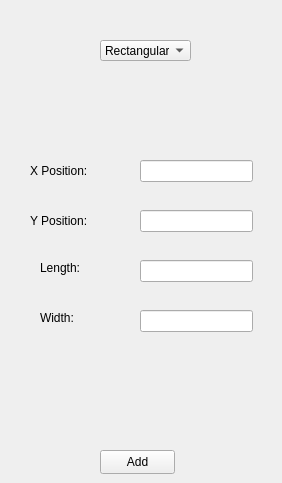
<?xml version="1.0" encoding="UTF-8"?>
<ui version="4.0">
 <class>addObstacleDialog</class>
 <widget class="QWidget" name="addObstacleDialog">
  <property name="geometry">
   <rect>
    <x>0</x>
    <y>0</y>
    <width>282</width>
    <height>483</height>
   </rect>
  </property>
  <property name="windowTitle">
   <string>Form</string>
  </property>
  <widget class="QStackedWidget" name="stackedWidget">
   <property name="geometry">
    <rect>
     <x>10</x>
     <y>100</y>
     <width>261</width>
     <height>301</height>
    </rect>
   </property>
   <property name="currentIndex">
    <number>0</number>
   </property>
   <widget class="QWidget" name="page">
    <widget class="QLabel" name="widthLabel_2">
     <property name="geometry">
      <rect>
       <x>30</x>
       <y>160</y>
       <width>49</width>
       <height>16</height>
      </rect>
     </property>
     <property name="text">
      <string>Length:</string>
     </property>
    </widget>
    <widget class="QLineEdit" name="widthTextbox">
     <property name="geometry">
      <rect>
       <x>130</x>
       <y>210</y>
       <width>113</width>
       <height>22</height>
      </rect>
     </property>
    </widget>
    <widget class="QLineEdit" name="lengthTextbox">
     <property name="geometry">
      <rect>
       <x>130</x>
       <y>160</y>
       <width>113</width>
       <height>22</height>
      </rect>
     </property>
    </widget>
    <widget class="QLineEdit" name="positionYTextbox">
     <property name="geometry">
      <rect>
       <x>130</x>
       <y>110</y>
       <width>113</width>
       <height>22</height>
      </rect>
     </property>
    </widget>
    <widget class="QLineEdit" name="positionXTextbox">
     <property name="geometry">
      <rect>
       <x>130</x>
       <y>60</y>
       <width>113</width>
       <height>22</height>
      </rect>
     </property>
    </widget>
    <widget class="QLabel" name="positionYLabel">
     <property name="geometry">
      <rect>
       <x>20</x>
       <y>110</y>
       <width>71</width>
       <height>21</height>
      </rect>
     </property>
     <property name="text">
      <string>Y Position:</string>
     </property>
    </widget>
    <widget class="QLabel" name="widthLabel">
     <property name="geometry">
      <rect>
       <x>30</x>
       <y>210</y>
       <width>49</width>
       <height>16</height>
      </rect>
     </property>
     <property name="text">
      <string>Width:</string>
     </property>
    </widget>
    <widget class="QLabel" name="positionXLabel">
     <property name="geometry">
      <rect>
       <x>20</x>
       <y>60</y>
       <width>71</width>
       <height>21</height>
      </rect>
     </property>
     <property name="text">
      <string>X Position:</string>
     </property>
    </widget>
   </widget>
   <widget class="QWidget" name="page_2">
    <widget class="QLabel" name="positionXLabel_2">
     <property name="geometry">
      <rect>
       <x>20</x>
       <y>50</y>
       <width>71</width>
       <height>21</height>
      </rect>
     </property>
     <property name="text">
      <string>X Position:</string>
     </property>
    </widget>
    <widget class="QLineEdit" name="positionXTextbox_2">
     <property name="geometry">
      <rect>
       <x>130</x>
       <y>50</y>
       <width>113</width>
       <height>22</height>
      </rect>
     </property>
    </widget>
    <widget class="QLineEdit" name="diameterTextbox">
     <property name="geometry">
      <rect>
       <x>130</x>
       <y>150</y>
       <width>113</width>
       <height>22</height>
      </rect>
     </property>
    </widget>
    <widget class="QLabel" name="positionYLabel_2">
     <property name="geometry">
      <rect>
       <x>20</x>
       <y>100</y>
       <width>71</width>
       <height>21</height>
      </rect>
     </property>
     <property name="text">
      <string>Y Position:</string>
     </property>
    </widget>
    <widget class="QLabel" name="diameterLabel">
     <property name="geometry">
      <rect>
       <x>20</x>
       <y>150</y>
       <width>61</width>
       <height>16</height>
      </rect>
     </property>
     <property name="text">
      <string>Diameter:</string>
     </property>
    </widget>
    <widget class="QLineEdit" name="positionYTextbox_2">
     <property name="geometry">
      <rect>
       <x>130</x>
       <y>100</y>
       <width>113</width>
       <height>22</height>
      </rect>
     </property>
    </widget>
   </widget>
  </widget>
  <widget class="QComboBox" name="comboBox">
   <property name="geometry">
    <rect>
     <x>100</x>
     <y>40</y>
     <width>91</width>
     <height>21</height>
    </rect>
   </property>
   <item>
    <property name="text">
     <string>Rectangular</string>
    </property>
   </item>
   <item>
    <property name="text">
     <string>Circular</string>
    </property>
   </item>
  </widget>
  <widget class="QPushButton" name="addButton">
   <property name="geometry">
    <rect>
     <x>100</x>
     <y>450</y>
     <width>75</width>
     <height>24</height>
    </rect>
   </property>
   <property name="text">
    <string>Add</string>
   </property>
  </widget>
 </widget>
 <resources/>
 <connections>
  <connection>
   <sender>comboBox</sender>
   <signal>currentIndexChanged(int)</signal>
   <receiver>stackedWidget</receiver>
   <slot>setCurrentIndex(int)</slot>
   <hints>
    <hint type="sourcelabel">
     <x>153</x>
     <y>51</y>
    </hint>
    <hint type="destinationlabel">
     <x>141</x>
     <y>127</y>
    </hint>
   </hints>
  </connection>
  <connection>
   <sender>addButton</sender>
   <signal>clicked()</signal>
   <receiver>addObstacleDialog</receiver>
   <slot>close()</slot>
   <hints>
    <hint type="sourcelabel">
     <x>137</x>
     <y>461</y>
    </hint>
    <hint type="destinationlabel">
     <x>140</x>
     <y>241</y>
    </hint>
   </hints>
  </connection>
 </connections>
</ui>
